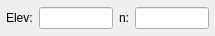
<?xml version="1.0" encoding="UTF-8"?>
<ui version="4.0">
 <class>grid_info_widget</class>
 <widget class="QWidget" name="grid_info_widget">
  <property name="geometry">
   <rect>
    <x>0</x>
    <y>0</y>
    <width>215</width>
    <height>36</height>
   </rect>
  </property>
  <property name="maximumSize">
   <size>
    <width>16777215</width>
    <height>36</height>
   </size>
  </property>
  <property name="windowTitle">
   <string>Form</string>
  </property>
  <layout class="QVBoxLayout" name="verticalLayout">
   <property name="margin">
    <number>6</number>
   </property>
   <item>
    <layout class="QHBoxLayout" name="horizontalLayout">
     <item>
      <widget class="QLabel" name="label">
       <property name="text">
        <string>Elev:</string>
       </property>
      </widget>
     </item>
     <item>
      <widget class="QLineEdit" name="elevEdit">
       <property name="minimumSize">
        <size>
         <width>70</width>
         <height>0</height>
        </size>
       </property>
       <property name="maximumSize">
        <size>
         <width>100</width>
         <height>16777215</height>
        </size>
       </property>
      </widget>
     </item>
     <item>
      <widget class="QLabel" name="label_2">
       <property name="text">
        <string>n:</string>
       </property>
      </widget>
     </item>
     <item>
      <widget class="QLineEdit" name="mannEdit">
       <property name="minimumSize">
        <size>
         <width>70</width>
         <height>0</height>
        </size>
       </property>
       <property name="maximumSize">
        <size>
         <width>100</width>
         <height>16777215</height>
        </size>
       </property>
      </widget>
     </item>
    </layout>
   </item>
  </layout>
 </widget>
 <resources/>
 <connections/>
</ui>
